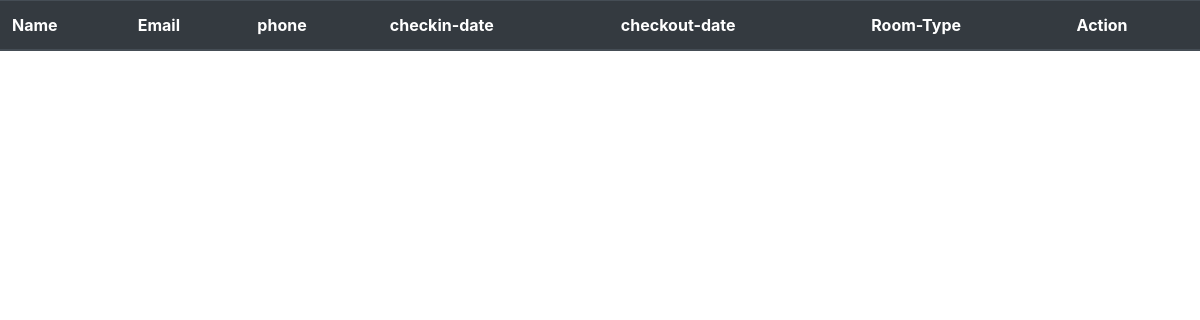
Page /booking/booking-details.php (signed in) on the earlier database version.
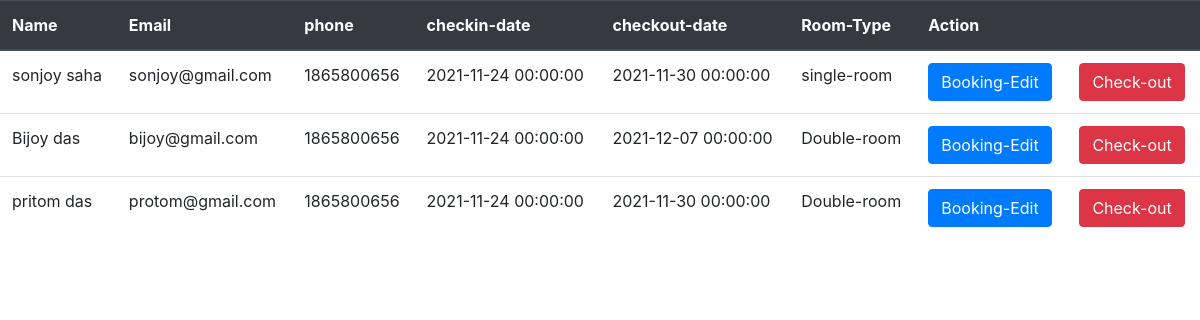
Same page on the later database version.
### tables this page shows
CREATE TABLE `checked` (
  `id` int(11) NOT NULL,
  `name` varchar(20) NOT NULL,
  `email` varchar(20) NOT NULL,
  `number` int(11) NOT NULL,
  `checkin_date` datetime NOT NULL,
  `checkout_date` datetime NOT NULL,
  `room_type` varchar(11) NOT NULL
);

### booking/booking-details.php (the view, shortened to what this page needs)
<?php
require_once '../partial/header.php';
require_once '../config/db.php';
$query= "select * from checked";
$user= $con->query($query)
?>
<table class="table">
  <thead class="thead-dark">
    <tr>
      <th scope="col">Name</th>
      <th scope="col">Email</th>
      <th scope="col">phone</th>
      <th scope="col">checkin-date</th>
      <th scope="col">checkout-date</th>
      <th scope="col">Room-Type</th>
      <th scope="col"colspan="2">Action</th>
    </tr>
  </thead>
  <tbody>
    <?php while($row= $user->fetch_assoc()) { ?>
    <tr>
      <td> <?php echo $row["name"]; ?> </td>
      <td> <?php echo $row["email"]; ?> </td>
      <td> <?php echo $row["number"]; ?> </td>
      <td> <?php echo $row["checkin_date"]; ?> </td>
      <td> <?php echo $row["checkout_date"]; ?> </td>
      <td> <?php echo $row["room_type"]; ?> </td>
      <td> <a class="btn btn-primary" href="booking-edit.php?id=<?php echo $row["id"]; ?> ">Booking-Edit</a> </td>
      <td> <a class="btn btn-danger" href="booking-delete.php?id=<?php echo $row["id"]; ?>">Check-out</a> </td>
    </tr>
    <?php } ?>
  </tbody>
</table>

### partial/header.php (shortened to what this page needs)
<!DOCTYPE html>
<html lang="en">
<head>
    <link rel="stylesheet" href="../css/style.css">
    <link rel="stylesheet" href="https://cdn.jsdelivr.net/npm/bootstrap@4.6.1/dist/css/bootstrap.min.css">
</head>
<body>

### css/style.css (style rules this page uses)
body { font-family: "chilanka", cursive; padding: 0; margin: 0; }

Differences in the rows shown:
added checked: name "sonjoy saha", email "sonjoy@gmail.com", number "1865800656", checkin_date "2021-11-24 00:00:00", checkout_date "2021-11-30 00:00:00", room_type "single-room"
added checked: name "Bijoy das", email "bijoy@gmail.com", number "1865800656", checkin_date "2021-11-24 00:00:00", checkout_date "2021-12-07 00:00:00", room_type "Double-room"
added checked: name "pritom das", email "protom@gmail.com", number "1865800656", checkin_date "2021-11-24 00:00:00", checkout_date "2021-11-30 00:00:00", room_type "Double-room"
